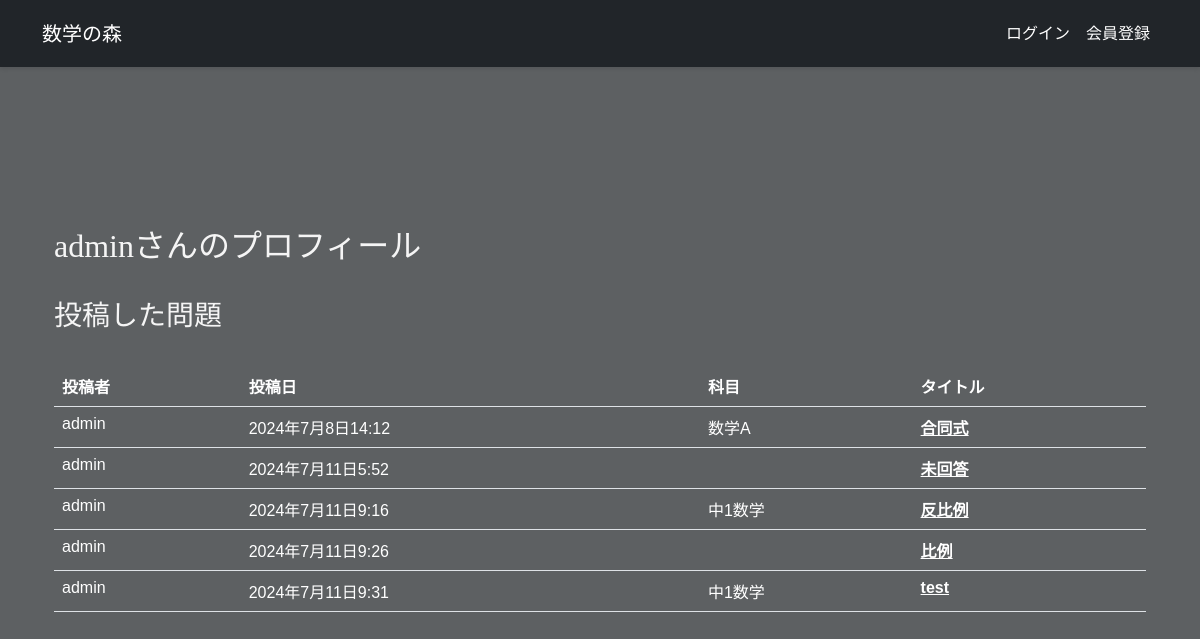
The page /studysite/profile/1/ on the database as committed earlier.
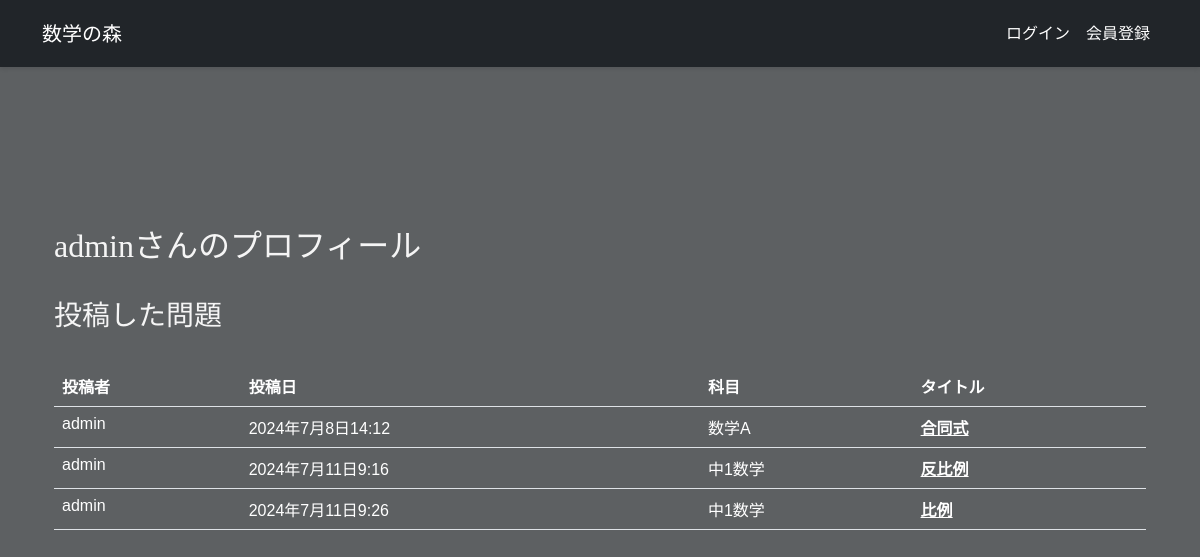
The same page on the database as committed later.
### studysite/models.py (models this page shows, shortened)
class Studysite(models.Model):
    title = models.CharField('タイトル', max_length=128)
    image = models.FileField('問題画像', upload_to='image/', blank=True)
    question = models.TextField('問題', blank=True)
    answer = models.TextField('解説', blank=True)
    created_by = models.ForeignKey(settings.AUTH_USER_MODEL,
                                   verbose_name='投稿者',
                                   on_delete=models.CASCADE)
    created_at = models.DateTimeField('投稿日', auto_now_add=True)
    updated_at = models.DateTimeField('更新日', auto_now=True)
    tags = models.ManyToManyField(Tag, blank=True)
    likes = models.PositiveIntegerField(default=0)

class Tag(models.Model):
    name = models.CharField(max_length=100)

### studysite/views.py (the view)
# urls.py: path('profile/<int:user_id>/', views.profile, name='profile'),
def profile(request, user_id):
    user = get_object_or_404(User, pk=user_id)
    snippets = Studysite.objects.filter(created_by=user)
    context = {
        'user_profile': user,
        'snippets': snippets
    }
    return render(request, 'profile.html', context)

### studysite/templates/snippets/profile.html
{% extends 'base.html' %}
{% load static %}
{% load django_bootstrap5 %}
{% load widget_tweaks %}
{% block main %}
<div class="container profile">
    <h2>{{ user_profile.username }}さんのプロフィール</h2><br>
    <h3>投稿した問題</h3><br>
    {% if snippets %}
    <table class="table">
        <thead>
        <tr>
            <th>投稿者</th>
            <th>投稿日</th>
            <th>科目</th>
            <th>タイトル</th>
        </tr>
        </thead>
        <tbody>
            {% for snippet in snippets %}
                <tr>
                    <td>{{ snippet.created_by.username }}</td>
                    <td>{{ snippet.created_at }}</td>
                    <td>
                        {% if snippet.tags %}
                            {% for tag in snippet.tags.all %}
                                <span>{{ tag.name }}</span>
                            {% endfor %}
                        {% else %}
                            <span>empty<span>
                        {% endif %}
                    <th><a href="{% url 'snippet_detail' snippet.id %}" style="color:#ffffff;">{{ snippet.title }}</a></th>
                </tr>
            {% endfor %}
        </tbody>
    </table>
    {% else %}
        <p>問題はまだ投稿されていません．</p>
    {% endif %}
</div>
{% endblock %}

### studysite/templates/snippets/base.html (shortened to what this page needs)
{% load static %}
{% load django_bootstrap5 %}
{% load widget_tweaks %}
<html>
<head>
    {% bootstrap_css %}
    <link rel="stylesheet" href="{% static 'snippets/css/style.css' %}?<?php echo date('YmdHis'); ?>"/>
</head>
<body class="bg">
<nav class="navbar navbar-expand flex-md-row navbar-dark bg-dark">
    <div class="container justify-content-between">
        <a href="/" class="navbar-brand">数学の森</a><br><br>
        <ul class="navbar-nav mr-md-2">
            {% if user.is_authenticated %}
            <li class="nav-item"><a class="nav-link" href="{% url 'profile' user.id %}"> ようこそ {{ user.username }} さん</a></li>
                <li class="nav-item"><a class="nav-link" href="{% url 'logout' %}">ログアウト</a></li>
            {% else %}
                <li class="nav-item"><a href="{% url 'login' %}" class="nav-link">ログイン</a></li>
                <li class="nav-item"><a href="{% url 'signup' %}" class="nav-link">会員登録</a></li>
            {% endif %}
        </ul>
    </div>
</nav>
<main>
    <div class="container">
        {% block main %}{% endblock %}
    </div>
</main>
</body>
</html>

### studysite/static/snippets/css/style.css (style rules this page uses)
* { position: relative; margin: 0; padding: 0; box-sizing: border-box; }
.bg { background-image: url('https://th.bing.com/th/id/OIP.5YSUdCDKhudyByfCYqVa8AAAAA?rs=1&pid=ImgDetMain'); }
.bg::before { content: ''; position: absolute; top: 0; left: 0; width: 100%; height: 100%; background-color: rgba(0, 0, 0, 0.6); }
body { font-family: '游明朝', serif; position: relative; background-color: #e9f1f7; color: #f5f5f5; line-height: 1.6; }
main { padding: 10rem 0; }
.navbar { position: relative; background-color: #007bff; color: #fff; box-shadow: 0 2px 4px rgba(0, 0, 0, 0.1); }
.navbar-brand, .navbar-nav .nav-link { position: relative; color: #fff; }
.table th { position: relative; font-family: sans-serif; color: #ffffff; background-color: transparent; }
.table td { position: relative; font-family: sans-serif; color: #ffffff; background-color: transparent; }
tbody { position: relative; font-family: sans-serif; color: #ffffff; background-color: transparent; }

Rows that differ between the two databases and show on the page:
removed Studysite: created_by.username "admin", created_at "2024年7月11日5:52", title "未回答"
removed Studysite: created_by.username "admin", created_at "2024年7月11日9:31", title "test", Tag (name "中1数学")
changed Studysite "比例": gains Tag (name "中1数学")
